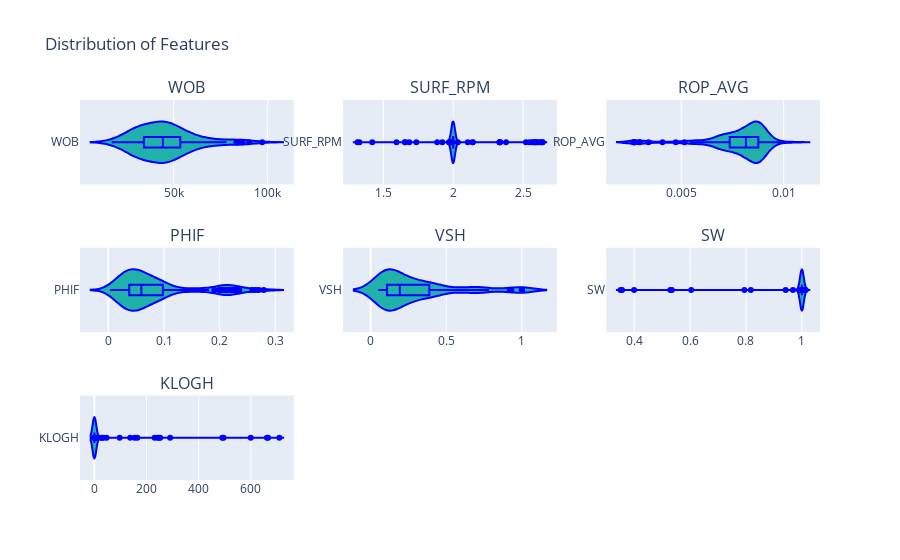

The cell this chart's notebook holds for it:
### Code cell
fig2 = sp.make_subplots(rows=3, cols=3, subplot_titles=logs)
for i, log_column in enumerate(logs, start=1):
    trace = go.Violin(x=df[log_column], name=log_column, box_visible=True, line_color='blue', fillcolor='lightseagreen')
    fig2.add_trace(trace, row=(i-1)//3 + 1, col=(i-1)%3 + 1)

fig2.update_layout(title_text="Distribution of Features", showlegend=False)

### Figure 1 — Plotly figure (JSON) as saved in the notebook; plotly's stock layout.template omitted (floating-point values rounded to 4 significant figures; data arrays with more than 128 entries replaced by an {"elided": "..."} marker saying what was removed)
{"data": [{"box": {"visible": true}, "fillcolor": "lightseagreen", "line": {"color": "blue"}, "name": "WOB", "type": "violin", "x": {"elided": "151 float values"}, "xaxis": "x", "yaxis": "y"}, {"box": {"visible": true}, "fillcolor": "lightseagreen", "line": {"color": "blue"}, "name": "SURF_RPM", "type": "violin", "x": {"elided": "151 float values"}, "xaxis": "x2", "yaxis": "y2"}, {"box": {"visible": true}, "fillcolor": "lightseagreen", "line": {"color": "blue"}, "name": "ROP_AVG", "type": "violin", "x": {"elided": "151 float values"}, "xaxis": "x3", "yaxis": "y3"}, {"box": {"visible": true}, "fillcolor": "lightseagreen", "line": {"color": "blue"}, "name": "PHIF", "type": "violin", "x": {"elided": "151 float values"}, "xaxis": "x4", "yaxis": "y4"}, {"box": {"visible": true}, "fillcolor": "lightseagreen", "line": {"color": "blue"}, "name": "VSH", "type": "violin", "x": {"elided": "151 float values"}, "xaxis": "x5", "yaxis": "y5"}, {"box": {"visible": true}, "fillcolor": "lightseagreen", "line": {"color": "blue"}, "name": "SW", "type": "violin", "x": {"elided": "151 float values"}, "xaxis": "x6", "yaxis": "y6"}, {"box": {"visible": true}, "fillcolor": "lightseagreen", "line": {"color": "blue"}, "name": "KLOGH", "type": "violin", "x": {"elided": "151 float values"}, "xaxis": "x7", "yaxis": "y7"}], "layout": {"annotations": [{"font": {"size": 16}, "showarrow": false, "text": "WOB", "x": 0.1444, "xanchor": "center", "xref": "paper", "y": 1, "yanchor": "bottom", "yref": "paper"}, {"font": {"size": 16}, "showarrow": false, "text": "SURF_RPM", "x": 0.5, "xanchor": "center", "xref": "paper", "y": 1, "yanchor": "bottom", "yref": "paper"}, {"font": {"size": 16}, "showarrow": false, "text": "ROP_AVG", "x": 0.8556, "xanchor": "center", "xref": "paper", "y": 1, "yanchor": "bottom", "yref": "paper"}, {"font": {"size": 16}, "showarrow": false, "text": "PHIF", "x": 0.1444, "xanchor": "center", "xref": "paper", "y": 0.6111, "yanchor": "bottom", "yref": "paper"}, {"font": {"size": 16}, "showarrow": false, "text": "VSH", "x": 0.5, "xanchor": "center", "xref": "paper", "y": 0.6111, "yanchor": "bottom", "yref": "paper"}, {"font": {"size": 16}, "showarrow": false, "text": "SW", "x": 0.8556, "xanchor": "center", "xref": "paper", "y": 0.6111, "yanchor": "bottom", "yref": "paper"}, {"font": {"size": 16}, "showarrow": false, "text": "KLOGH", "x": 0.1444, "xanchor": "center", "xref": "paper", "y": 0.2222, "yanchor": "bottom", "yref": "paper"}], "showlegend": false, "title": {"text": "Distribution of Features"}, "xaxis": {"anchor": "y", "domain": [0, 0.2889]}, "xaxis2": {"anchor": "y2", "domain": [0.3556, 0.6444]}, "xaxis3": {"anchor": "y3", "domain": [0.7111, 1]}, "xaxis4": {"anchor": "y4", "domain": [0, 0.2889]}, "xaxis5": {"anchor": "y5", "domain": [0.3556, 0.6444]}, "xaxis6": {"anchor": "y6", "domain": [0.7111, 1]}, "xaxis7": {"anchor": "y7", "domain": [0, 0.2889]}, "xaxis8": {"anchor": "y8", "domain": [0.3556, 0.6444]}, "xaxis9": {"anchor": "y9", "domain": [0.7111, 1]}, "yaxis": {"anchor": "x", "domain": [0.7778, 1]}, "yaxis2": {"anchor": "x2", "domain": [0.7778, 1]}, "yaxis3": {"anchor": "x3", "domain": [0.7778, 1]}, "yaxis4": {"anchor": "x4", "domain": [0.3889, 0.6111]}, "yaxis5": {"anchor": "x5", "domain": [0.3889, 0.6111]}, "yaxis6": {"anchor": "x6", "domain": [0.3889, 0.6111]}, "yaxis7": {"anchor": "x7", "domain": [0, 0.2222]}, "yaxis8": {"anchor": "x8", "domain": [0, 0.2222]}, "yaxis9": {"anchor": "x9", "domain": [0, 0.2222]}}}
